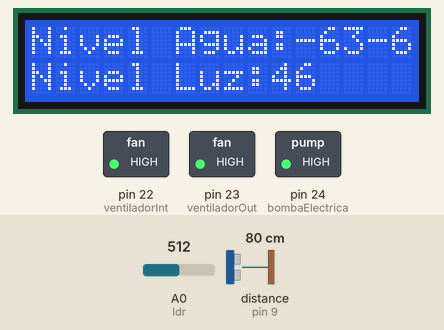
This sketch was run on a simulated Arduino Mega 2560, built with avr-gcc and run on an emulated ATmega2560. Parts: 16×2 character LCD, switched loads named in the sketch (green lamp = pin HIGH). Wiring (inferred from the names in the program): ultrasonic range finder: trigger pin 8; echo pin 9. Inputs (shaded band) come from the test bench; at power-on: distance to the obstacle (sensor on pin 9) 80 cm, A0 (ldr) = 512. The echo pulse lasts 58.3 µs per cm; pins used as bus, display or sensor lines are not drawn.

Above: at 1.2 s.
1.3 s: distance to the obstacle (sensor on pin 9) set to 2 cm
At 2.4 s:
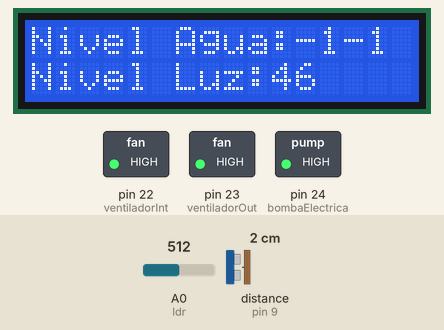
4.6 s: A0 (ldr) set to 716
At 5.6 s:
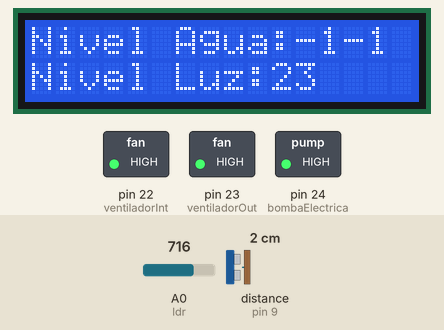
6.6 s: distance to the obstacle (sensor on pin 9) set to 4 cm
At 7.8 s:
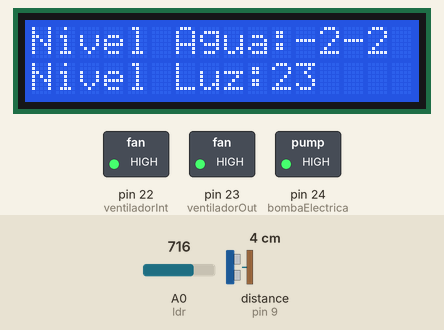
8.6 s: A0 (ldr) set to 900
At 9.9 s:
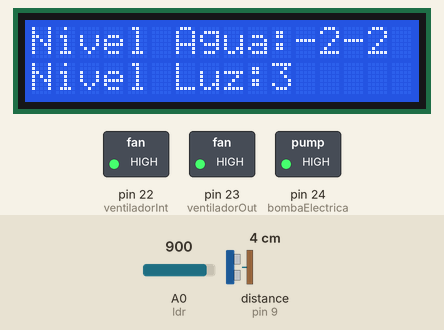
10.6 s: distance to the obstacle (sensor on pin 9) set to 9 cm
At 11.9 s:
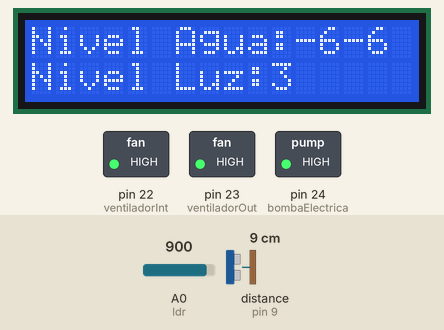
12.6 s: A0 (ldr) set to 1023
At 14.0 s:
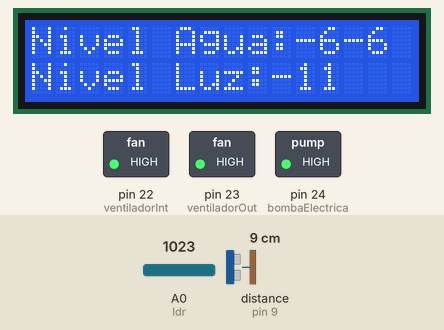
Timing chart, 0 to 15.6 s (numbered marks = the images above; inputs shaded):
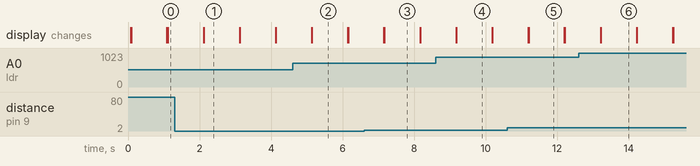

Measured:
- what the display in image 1 shows lasts 1.0 s, from 2.1 s to 3.1 s

The sketch:

OldCode.ino
```cpp
/*Escrito por: Heberth Ardila
Correo: heberthardila@gmail.com
Invernadero Revision 0.1
Arduino Mega 2560
*/

// libreria para el control de los sensores dht11 y dht22
#include <DHT.h>
//libreria para el display lsc 16x2
#include <LiquidCrystal.h>

//libreria para el relog RTC 3231
#include <DS3231.h>
#include <Wire.h>

/*se definen los pines a utilizar con el sensor de distancia HC-SR04
Conectar pin VCC del sensor a 5V con Arduino
Conectar pin GND con GND de Arduino
Ping trig del sensor al pin 22 de arduino
Ping echo del sensor al ping 9 de arduino

*/
#define trigPin 8
#define echoPin 9

// pin por el cual se usara el LDR (analogo 0)
#define ldr A0
// pin de datos para el sensor DHT11
#define DHTPIN11 2
// pin de datos para el sensor DHT22
#define DHTPIN22 3


// se define un tipo de dato DHT11 y DHT22 para enviar a la clase que identifica el tipo de sensor.
#define dhtTipo11 DHT11   // DHT 22
#define dhtTipo22 DHT22

// se define el pin el cual sera conectado el higrometro para medir la humedad del suelo.
#define higrometro A1

// se inicializa el panel de 8 reles en los pines digitales 22, 23, 24, 25
// ventilador para la entrada de CO2 y frio al sistema
#define ventiladorInt 22
//ventilador para la extraccion de calor
#define ventiladorOut 23

#define bombaElectrica 24

// se inicializan los pines del display LCD 16*2
LiquidCrystal lcd(12, 11, 7, 6, 5, 4);

// inicializa los objetos para la clase DHT
DHT dhtext(DHTPIN11, dhtTipo11);
DHT dhtint(DHTPIN22, dhtTipo22);

// inicializa un objeto de la clase DS3231
DS3231  relogRtc;
// variable de tipo tiempo para el relog
//Time t;
// Variables de control del nivel de agua sobre la cubeta
int depositoVacio=0;
int depositoLleno=0;
int cmAgua=0;
//int ldrMin = 1023;
//int ldrMax = 0;

void setup()
{
  //inicia serial
  Serial.begin(9600);
  // Start the I2C interface
  Wire.begin();
  // inicializa el display lcd
  lcd.begin(16, 2);
  //inicia los objetos de la clase DHT
  dhtext.begin();
  dhtint.begin();
  //inicia el objeto para la clase DS3231
  //relogRtc.begin();
  // confirma que el anio del sistema no sea 2000, si lo es lo modifica por el actual.
  calibrarRelog();
  //versionSoft();
  // pindes de entrada/salida para el sensor de ultra sonido hc-sr04
  pinMode(trigPin, OUTPUT);
  pinMode(echoPin, INPUT);
  //pinMode(pulsadorSi, INPUT);

  // modo del pin usado para los ventiladores
  pinMode(ventiladorInt, OUTPUT);
  pinMode(ventiladorOut, OUTPUT);

  pinMode(bombaElectrica, OUTPUT);
  // inicia y deja el ventilador en alto para que no se encienda.
  digitalWrite(ventiladorInt, HIGH);
  digitalWrite(ventiladorOut, HIGH);
  //Inicia la electrovalcula y la deja en High para que esta deshabilitada
  digitalWrite(bombaElectrica, HIGH);
  // se calibra el nivel del agua
  //calibrarAgua();
  //calibra el nivel de luz
  //calibrarLdr();

}

void versionSoft()
{
  lcd.print("Invernadero Automazido Arduino");
  delay(800);
    for (int positionCounter = 0; positionCounter < 14; positionCounter++) {
    // scroll one position right:
    lcd.scrollDisplayLeft();
    // wait a bit:
    delay(150);
  }
  delay(500);
  lcd.clear();
  lcd.home();
  lcd.setCursor(0,1);
  lcd.print("Version 0.1");
  delay(2000);
  lcd.clear();
}

// determina la distancia en cm que emite el sensor.
long sensorDistancia()
{
  long duracion, distancia;
  digitalWrite(trigPin, LOW); // estabiliza la salida del sensor de ultra sonido
  delayMicroseconds(2);
  digitalWrite(trigPin, HIGH); // envia el pulso hacia el sensor con una duracion de 10microsegundos
  delayMicroseconds(10);
  digitalWrite(trigPin, LOW); // apaga el impulso
  duracion = pulseIn(echoPin, HIGH); // se optiene la suracion del pulso enviado por el pin de echo
  distancia = (duracion*0.0136); // se calcula la distancia en cm obtenida por el sensor.
  return distancia;
}
void calibrarRelog()
{
  // se le india a arduino que el tiempo va a ser el del
 // t = relogRtc.getTime();

//  if(t.year<2016)
//  {
//    Serial.print("Calibrando el relog");
//    delay(1000);
//    relogRtc.setDOW(SATURDAY);     // Envia el dia de la semana
//    relogRtc.setTime(18, 46, 0);     //Envia la hora en formato 24horas
//    relogRtc.setDate(2, 4, 2016);    // Envia el año en formato dia/mes/anio
//  }
//  Serial.print(t.hour, DEC);
//  Serial.print(" hour(s), ");
//  Serial.print(t.min, DEC);
//  Serial.print(" minute(s) and ");
//  Serial.print(t.sec, DEC);
//  Serial.println(" second(s) since midnight.");

}

// Calibra el nivel del agua, dando un tiempo para tomar los datos de nivel minimo y nivel maximo
void calibrarAgua()
{

  lcd.clear();
  lcd.home();
  lcd.print("NivelMinimoAgua");
  lcd.setCursor(0,1);
  lcd.print("10seg config");
  delay(5000);
  depositoVacio = sensorDistancia();
  lcd.home();
  lcd.print("NivelMaximoAgua");
  lcd.setCursor(0,1);
  lcd.print("10Seg config");
  delay(5000);
  depositoLleno = sensorDistancia();
  cmAgua= depositoVacio - depositoLleno;
  Serial.print("Vacio:");
  Serial.print(depositoVacio);
  Serial.print("Lleno:");
  Serial.print(depositoLleno);
  Serial.print("Agua en cm:");
  Serial.print(cmAgua);

}

// retorna los cm de agua actuales en el recipiente.
int nivelAgua()
{
  int cmActual = depositoVacio - sensorDistancia();
  return cmActual;
}


// Metodos para LDR

int sensorLdr()
{
  int lecturaLdr = analogRead(ldr);
//  Serial.print("ldr:");
//  Serial.print(lecturaLdr);
//  Serial.print("\n");
//  Serial.print("Mapeado:");
//  Serial.print(map(lecturaLdr,22, 922, 100,0));
//  Serial.print("\n");
  return map(lecturaLdr,22, 922, 100,0);
}


//Metodos para los dos sensores DHT11 y DHT22, devuelve sus valores en  grados Celcius  y porcentaje de humedad en el hambiente
// leer la temperatura del sensor exterior
float dhtExtTemp()
{
  float dht11Temp= dhtext.readTemperature();
//  Serial.print("Temdht11: ");
//  Serial.print(dht11Temp);
//  Serial.print("\n");
  return dht11Temp;
}

// leer la humedad del sensor exterior
float dhtExtHum()
{
  float dht11Hum= dhtext.readHumidity();
//  Serial.print("Humdht11: ");
//  Serial.print(dht11Hum);
//  Serial.print("\n");
  return dht11Hum;
}

// leer la temperatura del sensor interior
float dhtInTemp()
{
  float dht22Temp= dhtint.readTemperature();
//  Serial.print("Tempht22: ");
//  Serial.print(dht22Temp);
//  Serial.print("\n");
  return dht22Temp;
}

// leer la humedad del sensor interior
float dhtInHum()
{
  float dht22Hum= dhtint.readHumidity();
//  Serial.print("Humdht22: ");
//  Serial.print(dht22Hum);
//  Serial.print("\n");
  return dht22Hum;
}

// leer el dato entregado por el higrometro enterrado.
double humedadHigrometro()
{
  double humedad= analogRead(A1);
  // Serial.print("HumedadHigrometro: ");
   //Serial.print(humedad);
   //Serial.print("\n");
  return map(humedad,350, 1023, 100,0);
}

// control del ventilador, los enciente y los apaga dependiendo del tiepo de entrada.
void ventilarFrio(int tiempo)
{
  digitalWrite(ventiladorInt, LOW);
  delay(tiempo/3);
  digitalWrite(ventiladorOut, LOW);
  delay(tiempo/3);
  digitalWrite(ventiladorInt, HIGH);
  delay(tiempo/3);
  digitalWrite(ventiladorOut, HIGH);
}

void ventilarCaliente(int tiempo)
{
  Serial.print("Se calienta el aire");
}

// returna 1 si esta de noche o 0 si esta de dia
int validarDiaNoche()
{
//  t = relogRtc.getHour();
//
//  if (t.hour > 18)
//  {
//    //Serial.print("Esta de noche");
//    return 1;
//
//  }
//  else
//  {
//    //Serial.print("Esta de dia");
//    return 0;
//  }
  return 0;
}

void controlTempertura()
{
  Serial.print(dhtInTemp());
  Serial.print("\n");
  if(validarDiaNoche()==0)
  {
    if(dhtInTemp()>25)
    {
      Serial.print("Ventilando Frio\n");
      ventilarFrio(5000);
      controlTempertura();
    }
    else
    {
      if(dhtInTemp()<23)
      {
        Serial.print("Ventilando Caliente\n");
        ventilarCaliente(5000);
        controlTempertura();
      }
      else
      {
        Serial.print("la temperatura es estable\n");
      }

    }

  }
  else
  {
    if(dhtInTemp()>28)
    {
      ventilarFrio(5000);
      controlTempertura();
    }
    else
    {
      if(dhtInTemp()<26)
      {
        ventilarCaliente(5000);
        controlTempertura();
      }
      else
      {
        Serial.print("la temperatura es estable\n");
      }

    }

  }
}

// habilita el paso de agua en la bomba electrica
void habilitarBombaElectrica(int tiempo)
{
  digitalWrite(bombaElectrica, LOW);
  delay(tiempo);
  digitalWrite(bombaElectrica, HIGH);
}

// riega el suelo con agua, durante 5 segundos
void regarSuelo(int tiempo)
{
  if(nivelAgua()> 5)
  {
    habilitarBombaElectrica(tiempo);
  }
  else
  {
    Serial.print("llenar Valde Agua");
  }
}

// retorna 0 para esqueje, 1 para crecimiento, 2 floracion
int estadoPlanta()
{

  // el estado dependera de la programacion inicial de cuando fue sembrada
  return 0;
}


// controla la Humedad del suelo por medio del higrometro
void controlHumedadSuelo()
{
  // si esta "Esqueje"
  if(estadoPlanta()==0)
  {
    if(humedadHigrometro()<85)
    {
      regarSuelo(5000);
      //delay(10000);
      controlHumedadSuelo();
    }
  }
  else
  {
    // si esta en "Crecimiento"
    if(estadoPlanta()==1)
    {
      if(humedadHigrometro()<60)
    {
      regarSuelo(5000);
      //delay(10000);
      controlHumedadSuelo();

    }
    }
    else
    {
      // si esta en "Floracion"
      if(humedadHigrometro()<45)
       {
        regarSuelo(5000);
        //delay(10000);
        controlHumedadSuelo();
       }
    }
  }
}

// controla la humedad del ambiente interno.
void controlHudadHambiente()
{

}

void loop()
{
  lcd.clear();
  lcd.print (sensorDistancia());
  lcd.print("cm");
  lcd.setCursor(0,0);
  lcd.print("Nivel Agua:");
  lcd.print(nivelAgua());
  lcd.print(nivelAgua());
  lcd.setCursor(0,1);
  lcd.print("Nivel Luz:");
  lcd.print(sensorLdr());
  delay(1000);
  //delay(500);
  //dhtExtTemp();
  //dhtExtHum();
  //dhtInTemp();
  //dhtInHum();
  //Serial.print(humedadHigrometro());
  //calibrarRelog();
  //sensorLdr();
 //ventilar(20000);
  //delay(5000);
  //validarDiaNoche();
  //controlTempertura();


}
```
